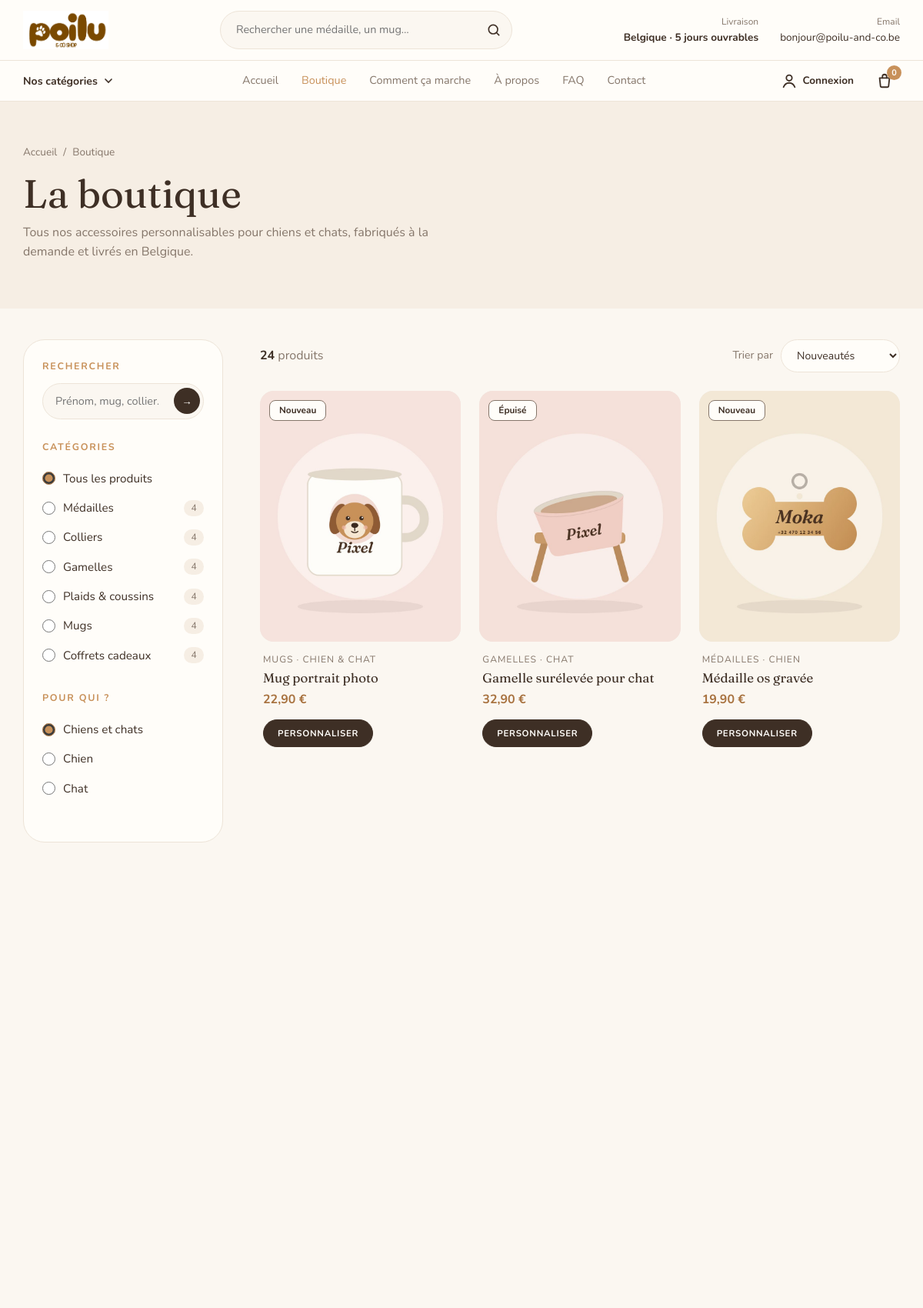
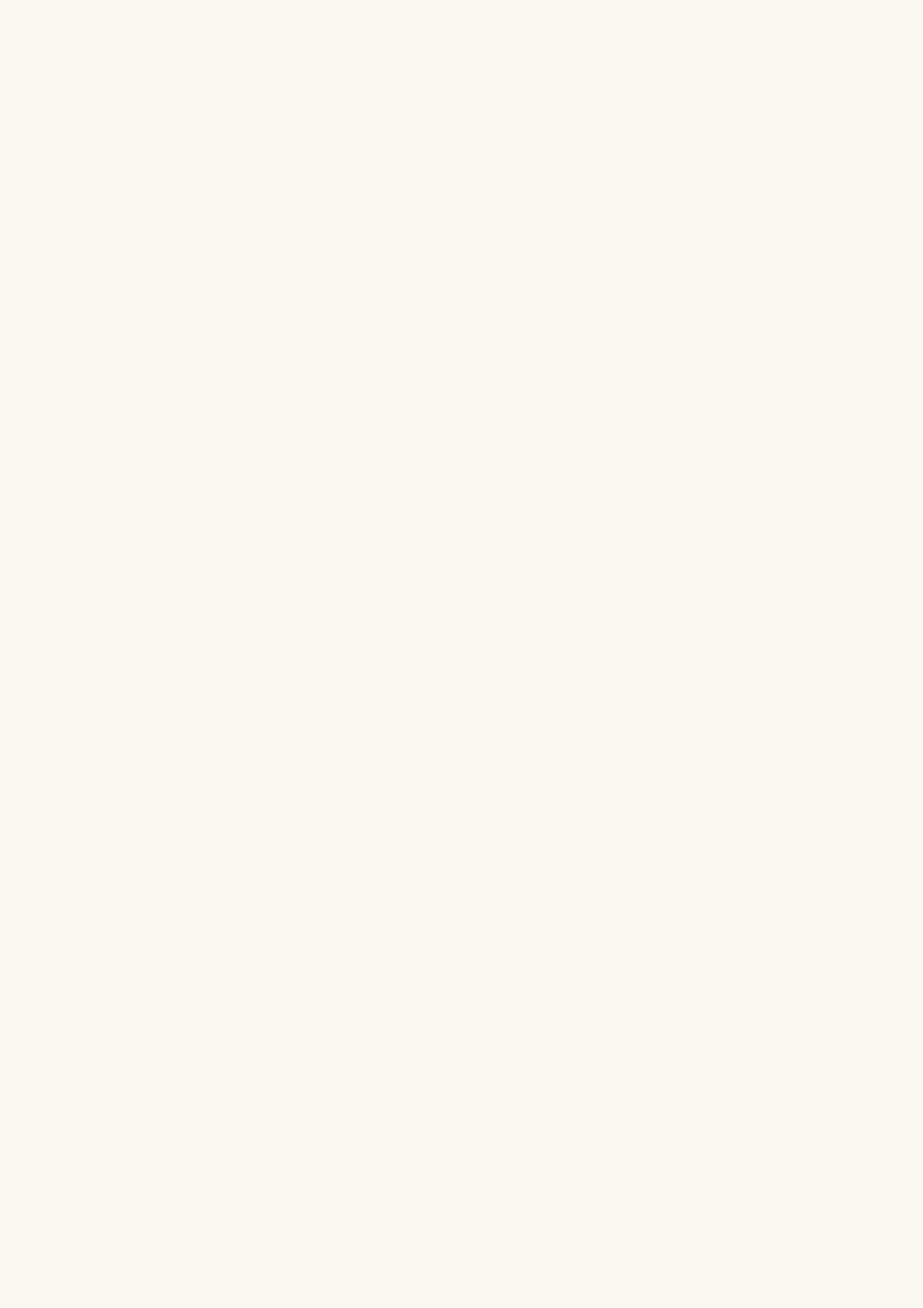
Screenshot of /pages/products.php (upper part) with the database file from the repository (2 pictures, top to bottom).
### tables this page shows
CREATE TABLE categories (
    id          INT AUTO_INCREMENT PRIMARY KEY,
    name        VARCHAR(80)  NOT NULL,
    slug        VARCHAR(80)  NOT NULL UNIQUE,
    description VARCHAR(255) NULL,
    sort_order  INT          NOT NULL DEFAULT 0        
);

CREATE TABLE products (
    id                   INT AUTO_INCREMENT PRIMARY KEY,
    category_id          INT          NOT NULL,
    name                 VARCHAR(120) NOT NULL,
    description          TEXT         NOT NULL,
    price                DECIMAL(6,2) NOT NULL,        
    old_price            DECIMAL(6,2) NULL,            
    image                VARCHAR(255) NULL,            
    animal               ENUM('dog', 'cat', 'both') NOT NULL DEFAULT 'both',
    personalization_type ENUM('tag', 'collar', 'bowl', 'blanket', 'mug', 'gift') NOT NULL,
    badge                VARCHAR(30)  NULL,            
    stock                INT          NOT NULL DEFAULT 0,   
    is_featured          TINYINT(1)   NOT NULL DEFAULT 0,   
    is_active            TINYINT(1)   NOT NULL DEFAULT 1,   
    created_at           DATETIME     NOT NULL DEFAULT CURRENT_TIMESTAMP,
    FOREIGN KEY (category_id) REFERENCES categories(id)
);

### includes/functions.php (called while the page is built, shortened)
<?php
function e($text)
{
    return htmlspecialchars((string) $text, ENT_QUOTES, 'UTF-8');
}
function format_price($amount)
{
    return number_format((float) $amount, 2, ',', "\u{00A0}") . "\u{00A0}€";
}
function animal_label($animal)
{
    $labels = ['dog' => 'Chien', 'cat' => 'Chat', 'both' => 'Chien & chat'];
    return $labels[$animal] ?? '';
}
function product_badge($product)
{
    if (isset($product['stock']) && (int) $product['stock'] <= 0) {
        return 'Épuisé';
    }
    if (!empty($product['old_price']) && $product['old_price'] > $product['price']) {
        $discount = round((1 - $product['price'] / $product['old_price']) * 100);
        return '-' . $discount . ' %';
    }
    return $product['badge'] ?? '';
}

### pages/products.php (the view, shortened to what this page needs)
<?php
require '../includes/db.php';
require '../includes/functions.php';
$search        = trim($_GET['search'] ?? '');
$search        = mb_substr($search, 0, 60);
$animal        = $_GET['animal'] ?? '';
$sort          = $_GET['sort'] ?? 'newest';
$animal_options = ['dog' => 'Chien', 'cat' => 'Chat'];
if (!array_key_exists($animal, $animal_options)) {
    $animal = '';
}
$sort_options = [
    'newest'     => ['label' => 'Nouveautés',       'sql' => 'p.created_at DESC'],
    'price_asc'  => ['label' => 'Prix croissant',   'sql' => 'p.price ASC'],
    'price_desc' => ['label' => 'Prix décroissant', 'sql' => 'p.price DESC'],
    'name'       => ['label' => 'Nom (A → Z)',      'sql' => 'p.name ASC'],
];
$categories       = [];
$products         = [];
$current_category = null;
if ($pdo !== null) {
    $categories = $pdo->query("
        SELECT c.id, c.name, c.slug, c.description, COUNT(p.id) AS product_count
        FROM categories c
        LEFT JOIN products p ON p.category_id = c.id AND p.is_active = 1
        GROUP BY c.id, c.name, c.slug, c.description, c.sort_order
        ORDER BY c.sort_order
    ")->fetchAll();
    $where  = ['p.is_active = 1'];
    $params = [];
    $sql = "
        SELECT p.*, c.name AS category_name, c.slug AS category_slug
        FROM products p
        JOIN categories c ON c.id = p.category_id
        WHERE " . implode(' AND ', $where) . "
        ORDER BY " . $sort_options[$sort]['sql'];
    $statement = $pdo->prepare($sql);
    $statement->execute($params);
    $products = $statement->fetchAll();
}
if ($current_category !== null) {
    $page_heading     = $current_category['name'];
    $page_intro       = $current_category['description'];
} else {
    $page_heading     = 'La boutique';
    $page_intro       = 'Tous nos accessoires personnalisables pour chiens et chats, fabriqués à la demande et livrés en Belgique.';
}
require '../includes/header.php';
?>
<section class="page-hero">
    <div class="container">
        <nav class="breadcrumb" aria-label="Fil d'Ariane">
            <a href="../index.php">Accueil</a>
            <span aria-hidden="true">/</span>
            <?php if ($current_category !== null): ?>
                <a href="products.php">Boutique</a>
                <span aria-hidden="true">/</span>
                <span><?= e($current_category['name']) ?></span>
            <?php else: ?>
                <span>Boutique</span>
            <?php endif; ?>
        </nav>
        <h1><?= e($page_heading) ?></h1>
        <p class="page-intro"><?= e($page_intro) ?></p>
    </div>
</section>
<section class="section catalogue">
    <div class="container">
        <?php if ($pdo === null): ?>
            <div class="empty-state">
                <h2>La boutique n'est pas encore connectée</h2>
                <p>Démarrez MySQL dans XAMPP/WAMP, puis importez <strong>database/database.sql</strong> dans phpMyAdmin.</p>
            </div>
        <?php else: ?>
        <div class="catalogue-layout">
            <aside class="filters" data-filters>
                <form method="get" action="products.php" id="filter-form" class="filters-form">
                    <div class="filter-group">
                        <label for="filter-search" class="filter-title">Rechercher</label>
                        <div class="filter-search">
                            <input type="search" id="filter-search" name="search" value="<?= e($search) ?>" placeholder="Prénom, mug, collier…">
                            <button type="submit" aria-label="Rechercher">→</button>
                        </div>
                    </div>
                    <fieldset class="filter-group">
                        <legend class="filter-title">Catégories</legend>
                        <label class="filter-option">
                            <input type="radio" name="category" value="" <?= $current_category === null ? 'checked' : '' ?> data-auto-submit>
                            <span>Tous les produits</span>
                        </label>
                        <?php foreach ($categories as $category): ?>
                            <label class="filter-option">
                                <input type="radio" name="category" value="<?= e($category['slug']) ?>"
                                    <?= ($current_category !== null && $current_category['id'] === $category['id']) ? 'checked' : '' ?> data-auto-submit>
                                <span><?= e($category['name']) ?></span>
                                <small><?= (int) $category['product_count'] ?></small>
                            </label>
                        <?php endforeach; ?>
                    </fieldset>
                    <fieldset class="filter-group">
                        <legend class="filter-title">Pour qui ?</legend>
                        <label class="filter-option">
                            <input type="radio" name="animal" value="" <?= $animal === '' ? 'checked' : '' ?> data-auto-submit>
                            <span>Chiens et chats</span>
                        </label>
                        <?php foreach ($animal_options as $value => $label): ?>
                            <label class="filter-option">
                                <input type="radio" name="animal" value="<?= e($value) ?>" <?= $animal === $value ? 'checked' : '' ?> data-auto-submit>
                                <span><?= e($label) ?></span>
                            </label>
                        <?php endforeach; ?>
                    </fieldset>
                </form>
            </aside>
            <div class="catalogue-main">
                <div class="catalogue-toolbar">
                    <p>
                        <strong><?= count($products) ?></strong> produit<?= count($products) > 1 ? 's' : '' ?>
                    </p>
                    <label class="sort-select">
                        <span>Trier par</span>
                        <select name="sort" form="filter-form" data-auto-submit>
                            <?php foreach ($sort_options as $value => $option): ?>
                                <option value="<?= e($value) ?>" <?= $sort === $value ? 'selected' : '' ?>><?= e($option['label']) ?></option>
                            <?php endforeach; ?>
                        </select>
                    </label>
                </div>
                <?php if (count($products) === 0): ?>
                    <div class="empty-state">
                        <h2>Aucun produit trouvé</h2>
                        <p>Essayez un autre mot ou retirez un filtre.</p>
                        <a href="products.php" class="button button-outline">Voir tous les produits</a>
                    </div>
                <?php else: ?>
                    <div class="product-grid product-grid-catalogue">
                        <?php foreach ($products as $product): ?>
                            <?php $badge = product_badge($product); ?>
                            <article class="product-card reveal">
                                <a href="product.php?id=<?= (int) $product['id'] ?>" class="product-image">
                                    <?php if ($badge !== ''): ?>
                                        <span class="product-badge"><?= e($badge) ?></span>
                                    <?php endif; ?>
                                    <?php if (!empty($product['image']) && file_exists(__DIR__ . '/../assets/images/products/' . $product['image'])): ?>
                                        <img src="../assets/images/products/<?= e($product['image']) ?>" alt="<?= e($product['name']) ?>" loading="lazy">
                                    <?php endif; ?>
                                </a>
                                <div class="product-info">
                                    <p class="product-category">
                                        <?= e($product['category_name']) ?> · <?= e(animal_label($product['animal'])) ?>
                                    </p>
                                    <h3><a href="product.php?id=<?= (int) $product['id'] ?>"><?= e($product['name']) ?></a></h3>
                                    <p class="product-price">
                                        <?= format_price($product['price']) ?>
                                    </p>
                                    <a href="product.php?id=<?= (int) $product['id'] ?>" class="button button-small">Personnaliser</a>
                                </div>
                            </article>
                        <?php endforeach; ?>
                    </div>
                <?php endif; ?>
            </div>
        </div>
        <?php endif; ?>
    </div>
</section>
<?php require '../includes/footer.php'; ?>

### assets/css/style.css (style rules this page uses)
:root { --color-cream: #FBF7F1; --color-sand: #F6EEE4; --color-beige: #EDE4D8; --color-caramel: #C8915A; --color-caramel-dk: #A8723F; --color-brown: #3E2F25; --color-muted: #85766A; --color-white: #FFFDF9; --color-sage: #DDE5D6; --color-rose: #F3DCD4; --color-sky: #DCE6EE; --font-title: 'Fraunces', Georgia, serif; --font-text: 'Nunito', 'Segoe UI', sans-serif; --radius: 18px; --radius-big: 28px; --shadow: 0 12px 30px rgba(62, 47, 37, 0.08); }
*, *::before, *::after { box-sizing: border-box; }
html { scroll-behavior: smooth; }
body { margin: 0; font-family: var(--font-text); font-size: 16px; line-height: 1.6; color: var(--color-brown); background: var(--color-cream); }
img { max-width: 100%; display: block; }
a { color: inherit; text-decoration: none; }
h1, h2, h3 { font-family: var(--font-title); font-weight: 400; line-height: 1.15; margin: 0 0 .5em; }
h1 { font-size: clamp(2.3rem, 6vw, 4rem); }
h3 { font-size: 1.2rem; }
.container { width: 100%; max-width: 1180px; margin: 0 auto; padding: 0 20px; }
.section { padding: 64px 0; }
.button { display: inline-flex; align-items: center; gap: 8px; padding: 14px 26px; border: 1.5px solid var(--color-brown); border-radius: 999px; background: var(--color-brown); color: var(--color-white); font: 700 .82rem var(--font-text); letter-spacing: .06em; text-transform: uppercase; cursor: pointer; transition: background .25s, color .25s, transform .25s; }
.button-small { padding: 9px 18px; font-size: .72rem; }
.product-grid { display: grid; grid-template-columns: repeat(2, 1fr); gap: 16px; }
.product-card { display: flex; flex-direction: column; }
.product-image { position: relative; display: block; aspect-ratio: 4 / 5; border-radius: var(--radius); background: #EFEAE4; overflow: hidden; }
.product-image img { width: 100%; height: 100%; object-fit: cover; transition: transform .5s; }
.product-badge { position: absolute; top: 12px; left: 12px; z-index: 1; padding: 3px 12px; border: 1px solid var(--color-muted); border-radius: 8px; background: var(--color-white); font-size: .74rem; font-weight: 700; }
.product-info { padding: 14px 4px 0; }
.product-category { margin: 0; color: var(--color-muted); font-size: .76rem; letter-spacing: .08em; text-transform: uppercase; }
.product-info h3 { margin: 4px 0 6px; font-size: 1.05rem; }
.product-price { margin: 0 0 12px; font-weight: 700; color: var(--color-caramel-dk); }
.page-hero { background: var(--color-sand); padding: 40px 0 44px; }
.page-hero h1 { margin-bottom: 8px; font-size: clamp(2rem, 5vw, 3.2rem); }
.page-intro { max-width: 560px; margin: 0; color: var(--color-muted); }
.breadcrumb { display: flex; flex-wrap: wrap; gap: 8px; margin-bottom: 14px; font-size: .85rem; color: var(--color-muted); }
.js .reveal { opacity: 0; transform: translateY(24px); transition: opacity .7s ease, transform .7s ease; }
.js .reveal.is-visible { opacity: 1; transform: none; }
@media (min-width: 960px) { .section { padding: 96px 0; } }
@media (min-width: 960px) { .product-grid { grid-template-columns: repeat(4, 1fr); gap: 24px; } }
@media (min-width: 960px) { .page-hero { padding: 56px 0 60px; } }

### rows the page displays
categories: name "Médailles", product_count "4"
categories: name "Colliers", product_count "4"
categories: name "Gamelles", product_count "4"
categories: name "Plaids & coussins", product_count "4"
categories: name "Mugs", product_count "4"
categories: name "Coffrets cadeaux", product_count "4"
products: badge "Nouveau", image (picture), category.name "MUGS", animal "CHIEN & CHAT", name "Mug portrait photo", price "22,90 €"
products: stock "Épuisé", image (picture), category.name "GAMELLES", animal "CHAT", name "Gamelle surélevée pour chat", price "32,90 €"
products: badge "Nouveau", image (picture), category.name "MÉDAILLES", animal "CHIEN", name "Médaille os gravée", price "19,90 €"

### other values shown
DELIVERY_WORKING_DAYS "5"
$cart_items "0"
$page_heading "La boutique"
$page_intro "Tous nos accessoires personnalisables pour chiens et chats, fabriqués à la demande et livrés en Belgique."
$label "Chien"
$label "Chat"
count($products) "24"
form field sort "Nouveautés"
